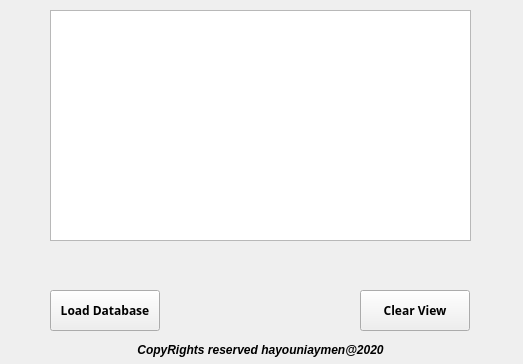
<?xml version="1.0" encoding="UTF-8"?>
<ui version="4.0">
 <class>List</class>
 <widget class="QWidget" name="List">
  <property name="geometry">
   <rect>
    <x>0</x>
    <y>0</y>
    <width>523</width>
    <height>364</height>
   </rect>
  </property>
  <property name="windowTitle">
   <string>University Student Informations</string>
  </property>
  <widget class="QTableView" name="databasetable">
   <property name="geometry">
    <rect>
     <x>50</x>
     <y>10</y>
     <width>421</width>
     <height>231</height>
    </rect>
   </property>
  </widget>
  <widget class="QPushButton" name="listbtn">
   <property name="geometry">
    <rect>
     <x>50</x>
     <y>290</y>
     <width>110</width>
     <height>41</height>
    </rect>
   </property>
   <property name="font">
    <font>
     <family>Noto Sans</family>
     <pointsize>9</pointsize>
     <weight>75</weight>
     <bold>true</bold>
    </font>
   </property>
   <property name="text">
    <string>Load Database</string>
   </property>
  </widget>
  <widget class="QPushButton" name="clearbtn">
   <property name="geometry">
    <rect>
     <x>360</x>
     <y>290</y>
     <width>110</width>
     <height>41</height>
    </rect>
   </property>
   <property name="font">
    <font>
     <family>Noto Sans</family>
     <weight>75</weight>
     <bold>true</bold>
    </font>
   </property>
   <property name="text">
    <string>Clear View</string>
   </property>
  </widget>
  <widget class="QLabel" name="labelinfo">
   <property name="geometry">
    <rect>
     <x>140</x>
     <y>250</y>
     <width>231</width>
     <height>21</height>
    </rect>
   </property>
   <property name="font">
    <font>
     <pointsize>10</pointsize>
     <weight>75</weight>
     <bold>true</bold>
    </font>
   </property>
   <property name="layoutDirection">
    <enum>Qt::LeftToRight</enum>
   </property>
   <property name="text">
    <string/>
   </property>
   <property name="alignment">
    <set>Qt::AlignCenter</set>
   </property>
  </widget>
  <widget class="QLabel" name="label">
   <property name="geometry">
    <rect>
     <x>130</x>
     <y>340</y>
     <width>261</width>
     <height>20</height>
    </rect>
   </property>
   <property name="font">
    <font>
     <weight>75</weight>
     <italic>true</italic>
     <bold>true</bold>
    </font>
   </property>
   <property name="layoutDirection">
    <enum>Qt::LeftToRight</enum>
   </property>
   <property name="text">
    <string>CopyRights reserved hayouniaymen@2020</string>
   </property>
   <property name="alignment">
    <set>Qt::AlignCenter</set>
   </property>
  </widget>
 </widget>
 <resources/>
 <connections/>
</ui>
